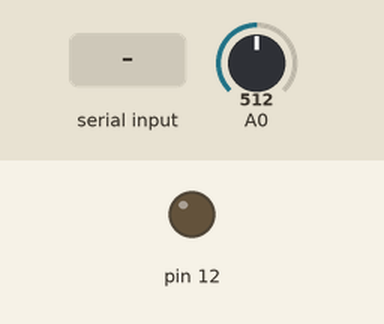
A sketch run on a simulated Arduino Uno, built with avr-gcc and run on an emulated ATmega328P. On the bench: output pins drawn as LEDs (lit = HIGH). The inputs (shaded band) are chosen by the test bench; at power-on: A0 = 512. What the sketch prints to the serial monitor is not drawn.

Above: at 1.2 s.
1.3 s: "e" received over Serial
At 1.8 s:
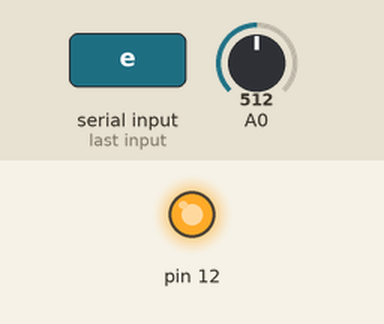
2.8 s: "a" received over Serial
At 4.1 s:
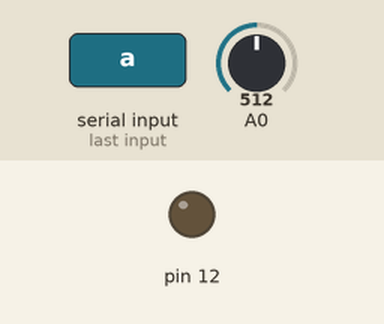
Timing chart, 0 to 5.8 s (numbered marks = the images above; inputs shaded):
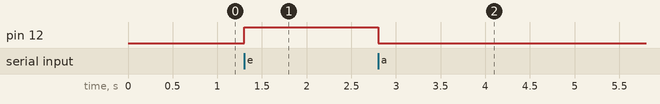

Measured:
- after the input at 1.3 s, pin 12: LOW → HIGH at once
- after the input at 2.8 s, pin 12: HIGH → LOW at once

The sketch:

sketch_oct26apulsyled.ino
```cpp
int c;
int potenciometro;
String n;
String m;
String o;
String p;
// creo las cadenas que me leeran los estrados de las entradas y salidas


void  setup() {                    // ejecutar una vez, cuando se inicia el bosquejo

  Serial.begin (9600);
  pinMode(12,OUTPUT);
  pinMode(2,INPUT);

  digitalWrite(12, LOW);
  Serial.println("Conectado Roberto");
}

void  loop()  {                      // ejecutar una y otra vez
potenciometro = analogRead ( A0 ) ;
n="/"+String(potenciometro)+"/"+String("0")+"/"+String("0")+"/";
m="/"+String(potenciometro)+"/"+String("1")+"/"+String("1")+"/";
o="/"+String(potenciometro)+"/"+String("1")+"/"+String("0")+"/";
p="/"+String(potenciometro)+"/"+String("0")+"/"+String("1")+"/";
// condiciones para leer el estado del led


  // condiciones para encender o apagar el led
 if (Serial.available()>0) { //Si está disponible
    c = Serial.read(); //Guardamos la lectura en una variable char
  if (c == 'e') { //Si es una 'h', enciendo el LED
    digitalWrite(12, HIGH);
  }
  else if (c == 'a') { //Si es una 'l', apago el LED
    digitalWrite(12, LOW);
  }
if (c=='i'){
  if ((digitalRead(12)==HIGH)&&(digitalRead(2)==HIGH)){

    Serial.println(m);

  }
  if ((digitalRead(12)==LOW)&&(digitalRead(2)==LOW)){

    Serial.println(n);


  }
  // condiciones para leer el pulsador
  if ((digitalRead(12)==HIGH)&&(digitalRead(2)==LOW)){

    Serial.println(o);

  }
  if ((digitalRead(12)==LOW)&&(digitalRead(2)==HIGH)){

    Serial.println(p);

  }
 }
 }

}
```
